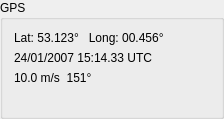
         <widget class="QGroupBox" name="GroupBoxGPSStatus">
          <property name="title">
           <string>GPS</string>
          </property>
          <layout class="QVBoxLayout" name="_31">
           <property name="spacing">
            <number>6</number>
           </property>
           <property name="margin">
            <number>11</number>
           </property>
           <item>
            <layout class="QHBoxLayout" name="_32">
             <property name="spacing">
              <number>6</number>
             </property>
             <property name="margin">
              <number>0</number>
             </property>
             <item>
              <layout class="QVBoxLayout" name="_33">
               <property name="spacing">
                <number>6</number>
               </property>
               <property name="margin">
                <number>0</number>
               </property>
               <item>
                <widget class="QLabel" name="TextLabelGPSPosition">
                 <property name="text">
                  <string>Lat: 53.123°   Long: 00.456°</string>
                 </property>
                 <property name="wordWrap">
                  <bool>false</bool>
                 </property>
                </widget>
               </item>
               <item>
                <widget class="QLabel" name="TextLabelGPSTime">
                 <property name="text">
                  <string>24/01/2007 15:14.33 UTC</string>
                 </property>
                 <property name="wordWrap">
                  <bool>false</bool>
                 </property>
                </widget>
               </item>
               <item>
                <widget class="QLabel" name="TextLabelGPSSpeedHeading">
                 <property name="text">
                  <string>10.0 m/s  151°</string>
                 </property>
                 <property name="wordWrap">
                  <bool>false</bool>
                 </property>
                </widget>
               </item>
              </layout>
             </item>
             <item>
              <spacer name="Spacer18">
               <property name="orientation">
                <enum>Qt::Horizontal</enum>
               </property>
               <property name="sizeType">
                <enum>QSizePolicy::Expanding</enum>
               </property>
               <property name="sizeHint" stdset="0">
                <size>
                 <width>20</width>
                 <height>20</height>
                </size>
               </property>
              </spacer>
             </item>
             <item>
              <layout class="QVBoxLayout" name="_34">
               <property name="spacing">
                <number>6</number>
               </property>
               <property name="margin">
                <number>0</number>
               </property>
               <item>
                <spacer name="Spacer21">
                 <property name="orientation">
                  <enum>Qt::Vertical</enum>
                 </property>
                 <property name="sizeType">
                  <enum>QSizePolicy::Expanding</enum>
                 </property>
                 <property name="sizeHint" stdset="0">
                  <size>
                   <width>20</width>
                   <height>20</height>
                  </size>
                 </property>
                </spacer>
               </item>
               <item>
                <widget class="CMultColorLED" name="LEDGPS" native="true">
                 <property name="minimumSize">
                  <size>
                   <width>13</width>
                   <height>13</height>
                  </size>
                 </property>
                 <property name="maximumSize">
                  <size>
                   <width>13</width>
                   <height>13</height>
                  </size>
                 </property>
                </widget>
               </item>
              </layout>
             </item>
            </layout>
           </item>
           <item>
            <spacer name="Spacer36">
             <property name="orientation">
              <enum>Qt::Vertical</enum>
             </property>
             <property name="sizeType">
              <enum>QSizePolicy::Expanding</enum>
             </property>
             <property name="sizeHint" stdset="0">
              <size>
               <width>20</width>
               <height>20</height>
              </size>
             </property>
            </spacer>
           </item>
          </layout>
         </widget>
